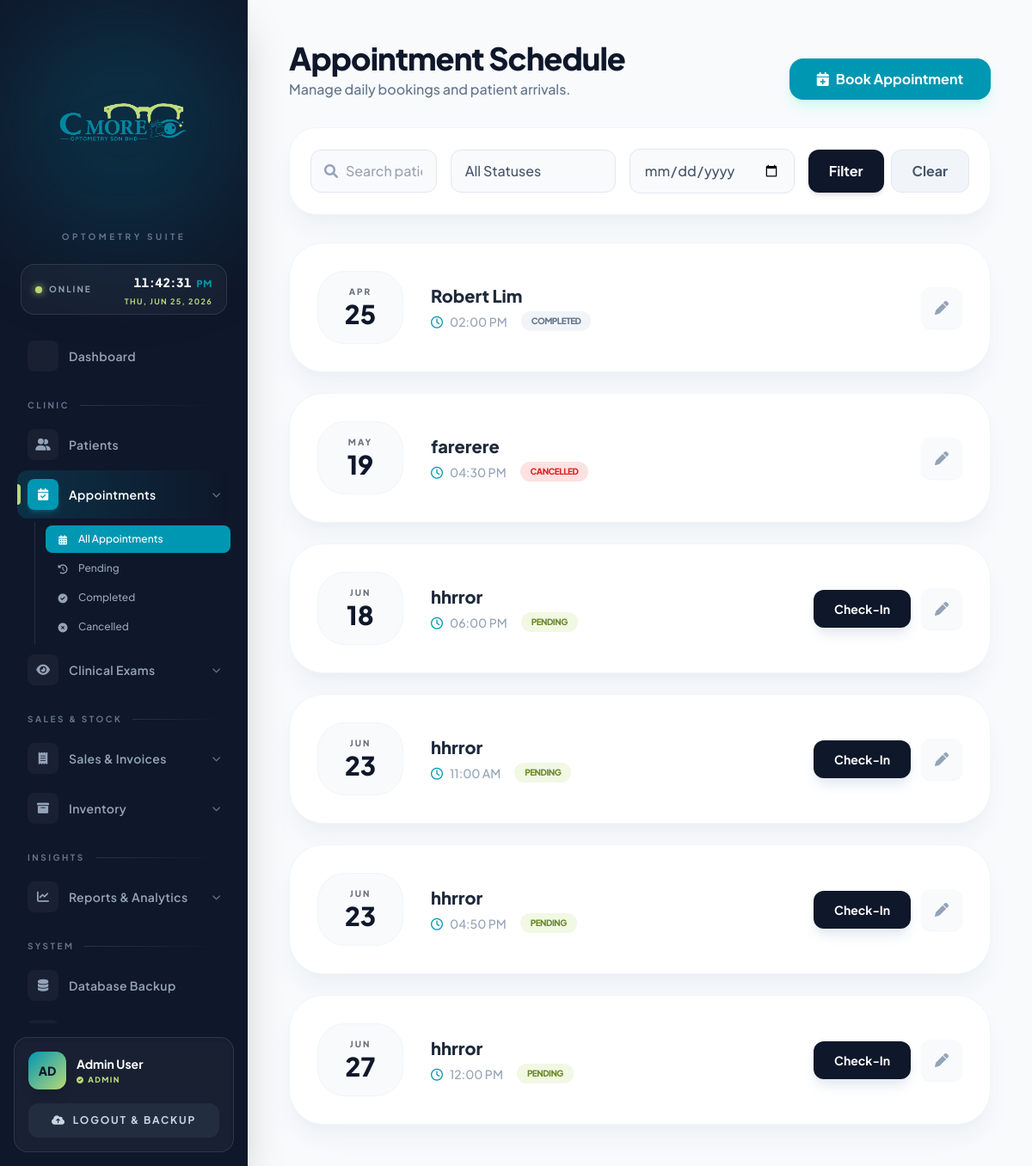
/appointment.php (signed in), run on the app's committed database.
### tables this page shows
CREATE TABLE `appointment` (
  `APPOINTMENT_ID` int(11) NOT NULL AUTO_INCREMENT,
  `PATIENT_ID` int(11) NOT NULL,
  `STAFF_ID` int(11) NOT NULL,
  `APPOINTMENT_DATETIME` datetime NOT NULL,
  `STATUS` varchar(50) DEFAULT 'Scheduled',
  PRIMARY KEY (`APPOINTMENT_ID`),
  KEY `fk_appt_patient` (`PATIENT_ID`),
  KEY `fk_appt_staff` (`STAFF_ID`),
  CONSTRAINT `fk_appt_patient` FOREIGN KEY (`PATIENT_ID`) REFERENCES `patient` (`PATIENT_ID`) ON DELETE CASCADE,
  CONSTRAINT `fk_appt_staff` FOREIGN KEY (`STAFF_ID`) REFERENCES `user` (`USER_ID`) ON DELETE CASCADE
);

CREATE TABLE `patient` (
  `PATIENT_ID` int(11) NOT NULL AUTO_INCREMENT,
  `NAME` varchar(100) NOT NULL,
  `IC_NUMBER` varchar(20) DEFAULT NULL,
  `PHONE_NUMBER` varchar(20) DEFAULT NULL,
  `ADDRESS` text DEFAULT NULL,
  `REGISTRATION_DATE` date NOT NULL,
  `CONNECTION_RELATIONSHIP` varchar(100) DEFAULT NULL,
  `FOLLOW_UP_INTERVAL` varchar(50) DEFAULT NULL,
  `COMPLAINTS` text DEFAULT NULL,
  PRIMARY KEY (`PATIENT_ID`),
  UNIQUE KEY `IC_NUMBER` (`IC_NUMBER`)
);

### appointment.php (the view, shortened to what this page needs)
<?php
include('config.php');
$search_query = isset($_GET['search']) ? mysqli_real_escape_string($conn, $_GET['search']) : '';
$filter_date = isset($_GET['date']) ? mysqli_real_escape_string($conn, $_GET['date']) : '';
?>
<!DOCTYPE html>
<html lang="en">
<head>
    <script src="https://cdn.tailwindcss.com"></script>
    <link rel="stylesheet" href="https://cdnjs.cloudflare.com/ajax/libs/font-awesome/6.0.0/css/all.min.css">
</head>
<body class="bg-[#f8fafc] flex min-h-screen text-slate-900">
    <?php include('sidebar.php'); ?>
    <main class="flex-1 ml-72 p-12">
        <header class="flex justify-between items-end mb-8">
            <div>
                <h1 class="text-4xl font-extrabold text-slate-900 tracking-tight">Appointment Schedule</h1>
                <p class="text-slate-500 font-medium mt-1">Manage daily bookings and patient arrivals.</p>
            </div>
            <a href="appointment_add.php" class="bg-[#0097B2] text-white px-8 py-3 rounded-2xl font-bold shadow-lg shadow-teal-100 hover:scale-105 transition-all flex items-center">
                <i class="fa-solid fa-calendar-plus mr-2"></i> Book Appointment
            </a>
        </header>
        <form method="GET" action="appointment.php" class="bg-white p-6 rounded-[2rem] border border-slate-100 shadow-xl shadow-slate-200/40 mb-8 flex flex-col lg:flex-row gap-4 items-center">
            <div class="flex-1 w-full relative">
                <i class="fa-solid fa-magnifying-glass absolute left-4 top-1/2 transform -translate-y-1/2 text-slate-400"></i>
                <input type="text" name="search" placeholder="Search patient name..." value="<?php echo htmlspecialchars($search_query); ?>" class="w-full pl-10 pr-4 py-3 bg-slate-50 border border-slate-200 rounded-xl focus:outline-none focus:border-[#0097B2] focus:ring-1 focus:ring-[#0097B2] transition-colors font-medium text-slate-700">
            </div>
            <div class="w-full lg:w-48">
                <select name="status" class="w-full px-4 py-3 bg-slate-50 border border-slate-200 rounded-xl focus:outline-none focus:border-[#0097B2] text-slate-600 font-medium appearance-none cursor-pointer">
                    <option value="">All Statuses</option>
                </select>
            </div>
            <div class="w-full lg:w-48">
                <input type="date" name="date" value="<?php echo htmlspecialchars($filter_date); ?>" class="w-full px-4 py-3 bg-slate-50 border border-slate-200 rounded-xl focus:outline-none focus:border-[#0097B2] text-slate-600 font-medium cursor-pointer">
            </div>
            <div class="flex gap-2 w-full lg:w-auto">
                <button type="submit" class="bg-slate-900 text-white px-6 py-3 rounded-xl font-bold hover:bg-[#0097B2] transition-colors flex-1 lg:flex-none shadow-md">
                    Filter
                </button>
                <a href="appointment.php" class="bg-slate-100 text-slate-600 px-6 py-3 rounded-xl font-bold hover:bg-slate-200 transition-colors flex-1 lg:flex-none text-center border border-slate-200">
                    Clear
                </a>
            </div>
        </form>
        <div class="grid grid-cols-1 gap-6">
            <?php
            $sql = "SELECT A.*, P.NAME as PATIENT_NAME
                    FROM APPOINTMENT A
                    JOIN PATIENT P ON A.PATIENT_ID = P.PATIENT_ID
                    WHERE 1=1";
            $sql .= " ORDER BY A.APPOINTMENT_DATETIME ASC";
            $res = mysqli_query($conn, $sql);
            if(mysqli_num_rows($res) > 0):
                while($row = mysqli_fetch_assoc($res)):
                    $status = (empty($row['STATUS']) || $row['STATUS'] == 'Scheduled') ? 'Pending' : $row['STATUS'];
                    if ($status == 'Completed') {
                        $status_class = 'bg-slate-100 text-slate-500';
                        $border_hover = 'hover:border-slate-300';
                    } elseif ($status == 'Checked-In') {
                        $status_class = 'bg-blue-100 text-blue-600';
                        $border_hover = 'hover:border-blue-300';
                    } elseif ($status == 'Cancelled') {
                        $status_class = 'bg-red-100 text-red-600';
                        $border_hover = 'hover:border-red-300';
                    } else {
                        $status_class = 'bg-[#B9D977]/20 text-[#6d8a2a]';
                        $border_hover = 'hover:border-[#0097B2]/30';
                    }
            ?>
            <div class="bg-white p-8 rounded-[2.5rem] border border-slate-100 shadow-xl shadow-slate-200/40 flex flex-col md:flex-row md:items-center justify-between group <?php echo $border_hover; ?> transition-all duration-300">
                <div class="flex items-center space-x-8 mb-4 md:mb-0">
                    <div class="text-center bg-slate-50 p-4 rounded-[2rem] min-w-[100px] border border-slate-100 group-hover:bg-[#0097B2] group-hover:text-white transition-colors">
                        <p class="text-[10px] uppercase font-black tracking-[0.2em] opacity-60"><?php echo date('M', strtotime($row['APPOINTMENT_DATETIME'])); ?></p>
                        <p class="text-3xl font-black"><?php echo date('d', strtotime($row['APPOINTMENT_DATETIME'])); ?></p>
                    </div>
                    <div>
                        <h4 class="font-extrabold text-xl text-slate-800"><?php echo htmlspecialchars($row['PATIENT_NAME']); ?></h4>
                        <div class="flex items-center space-x-4 mt-1">
                            <span class="text-sm font-medium text-slate-400">
                                <i class="fa-regular fa-clock mr-2 text-[#0097B2]"></i><?php echo date('h:i A', strtotime($row['APPOINTMENT_DATETIME'])); ?>
                            </span>
                            <span class="px-3 py-1 rounded-full text-[10px] font-black uppercase tracking-tighter <?php echo $status_class; ?>">
                                <?php echo $status; ?>
                            </span>
                        </div>
                    </div>
                </div>
                <div class="flex items-center space-x-3">
                    <?php if($status == 'Pending' || $status == ''): ?>
                        <a href="appointment.php?action=checkin&id=<?php echo $row['APPOINTMENT_ID']; ?>" class="bg-slate-900 text-white px-6 py-3 rounded-xl text-sm font-bold hover:bg-[#0097B2] transition-colors shadow-lg shadow-slate-200">
                            Check-In
                        </a>
                    <?php elseif($status == 'Checked-In'): ?>
                        <a href="appointment.php?action=complete&id=<?php echo $row['APPOINTMENT_ID']; ?>" class="bg-[#0097B2] text-white px-6 py-3 rounded-xl text-sm font-bold hover:bg-teal-600 transition-colors shadow-lg shadow-teal-100">
                            <i class="fa-solid fa-check mr-2"></i> Complete
                        </a>
                    <?php endif; ?>
                    <a href="appointment_edit.php?id=<?php echo $row['APPOINTMENT_ID']; ?>" class="w-12 h-12 rounded-xl bg-slate-50 text-slate-400 flex items-center justify-center hover:bg-[#B9D977] hover:text-slate-800 transition-all shadow-sm">
                        <i class="fa-solid fa-pen"></i>
                    </a>
                </div>
            </div>
            <?php endwhile; endif; ?>
        </div>
    </main>
</body>
</html>

### appointment.php (style rules this page uses)
body { font-family: 'Plus Jakarta Sans', sans-serif; }

### data on the page
appointment: APPOINTMENT_DATETIME "APR", APPOINTMENT_DATETIME "25", PATIENT_ID.NAME "Robert Lim", APPOINTMENT_DATETIME "02:00 PM", STATUS "COMPLETED"
appointment: APPOINTMENT_DATETIME "MAY", APPOINTMENT_DATETIME "19", PATIENT_ID.NAME "farerere", APPOINTMENT_DATETIME "04:30 PM", STATUS "CANCELLED"
appointment: APPOINTMENT_DATETIME "JUN", APPOINTMENT_DATETIME "18", PATIENT_ID.NAME "hhrror", APPOINTMENT_DATETIME "06:00 PM", STATUS "PENDING"
appointment: APPOINTMENT_DATETIME "JUN", APPOINTMENT_DATETIME "23", PATIENT_ID.NAME "hhrror", APPOINTMENT_DATETIME "11:00 AM", STATUS "PENDING"
appointment: APPOINTMENT_DATETIME "JUN", APPOINTMENT_DATETIME "23", PATIENT_ID.NAME "hhrror", APPOINTMENT_DATETIME "04:50 PM", STATUS "PENDING"
appointment: APPOINTMENT_DATETIME "JUN", APPOINTMENT_DATETIME "27", PATIENT_ID.NAME "hhrror", APPOINTMENT_DATETIME "12:00 PM", STATUS "PENDING"

### other printed values
$label "Dashboard Patients Database Backup"
$label "CLINIC SALES & STOCK INSIGHTS SYSTEM"
$label "Appointments Clinical Exams Sales & Invoices Inventory Reports & Analytics"
$label "All Appointments Pending Completed Cancelled"
substr($_SESSION['NAME'], 0, 2) "AD"
$_SESSION['NAME'] "Admin User"
$user_role "ADMIN"
